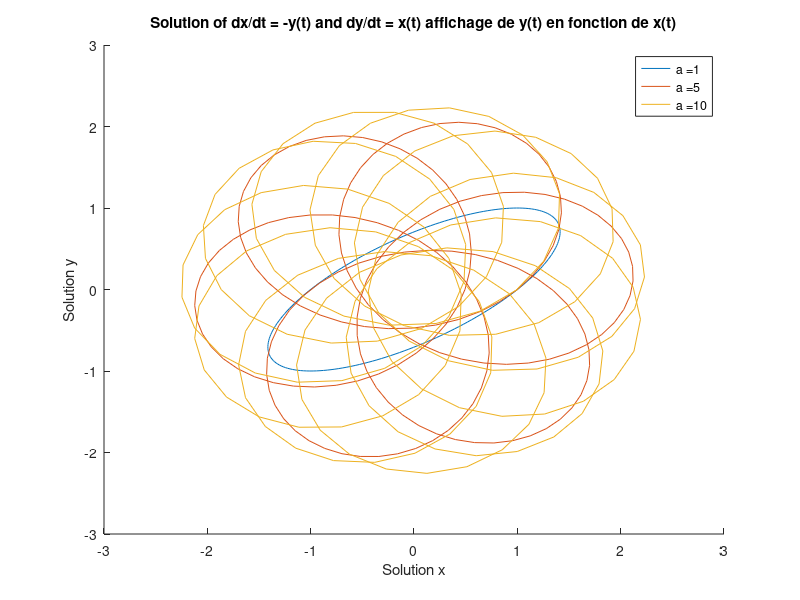

Here is the MATLAB script that generated this plot:
clear
close all
clc

val_a = [1, 5, 10];
tspan = linspace(-pi, pi, 200);
z0 = [1; 0]; % x(-pi)=1 et y(-pi)=0

% solution avec ode45
figure;
hold on;
for i = 1:length(val_a)
    odefun = @(t, z) [ ...
        val_a(i)*(cos(t)+z(2));  % dx/dt = a(cos(t)+y(t))
        val_a(i)*(sin(t)-z(1))   % dy/dt = a(sin(t)-x(t))
];
    [T_ode45, Z_ode45] = ode45(odefun, tspan, z0);
    plot(Z_ode45(:,1), Z_ode45(:,2), 'DisplayName',['a =' num2str(val_a(i))]); % Plot y vs x
end
legend show;

hold off;
xlabel('Solution x');
ylabel('Solution y');
title('Solution of dx/dt = -y(t) and dy/dt = x(t) affichage de y(t) en fonction de x(t)');

